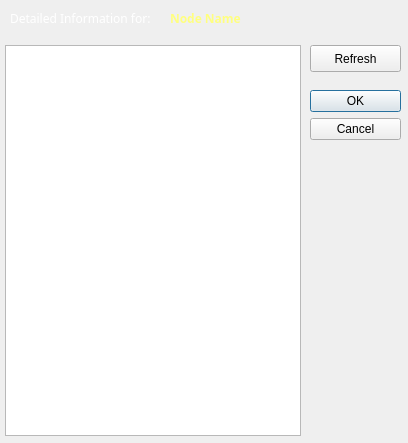
<?xml version="1.0" encoding="UTF-8"?>
<ui version="4.0">
 <class>MsgBox</class>
 <widget class="QDialog" name="MsgBox">
  <property name="geometry">
   <rect>
    <x>0</x>
    <y>0</y>
    <width>408</width>
    <height>443</height>
   </rect>
  </property>
  <property name="windowTitle">
   <string>Node Details</string>
  </property>
  <property name="styleSheet">
   <string notr="true">#bannerFrame {
border: 0px;
background: qlineargradient(x1: 0, y1: 0, x2: 0, y2: 1,
stop: 0 #a6a6a6, stop: 0.08 #7f7f7f,
stop: 0.39999 #717171, stop: 0.4 #626262,
stop: 0.9 #4c4c4c, stop: 1 #333333);
}

#btnSettings {
color: #333;
border: 0px solid #555;
border-radius: 5px;
padding: 0px;
}

#btnSettings:hover {
color: #444;
}

#btnSwitchChannel {
color: #333;
border: 1px solid #555;
border-radius: 5px;
padding: 0px;
background: qradialgradient(cx: 0.3, cy: -0.4,
fx: 0.3, fy: -0.4,
radius: 1.35, stop: 0 #fff, stop: 1 #888);
}
#topFrame QPushButton:hover {
background: qradialgradient(cx: 0.3, cy: -0.4, fx: 0.3, fy: -0.4, radius: 1.35, stop: 0 #fff, stop: 1 #ddd);
}
#topFrame QPushButton:pressed {
background-color: qlineargradient(x1: 0, y1: 0, x2: 0, y2: 1, stop: 0 #dadbde, stop: 1 #f6f7fa);
}

#sevFrame {
border: 0px solid #222;
background: ;
padding: 0px;
}

#mainFrame {
border: 0px;
background:
}

#mainFrame QPushButton {
color: #333;
border: 1px solid #555;
border-radius: 3px;
padding: 0px;
background: qradialgradient(cx: 0.3, cy: -0.4,
fx: 0.3, fy: -0.4,
radius: 1.35, stop: 0 #fff, stop: 1 #bbb);
min-width: 80px;
}

#mainFrame QPushButton:hover {
background: qradialgradient(cx: 0.3, cy: -0.4, fx: 0.3, fy: -0.4, radius: 1.35, stop: 0 #fff, stop: 1 #ddd);
}
#mainFrame QPushButton:pressed {
background-color: qlineargradient(x1: 0, y1: 0, x2: 0, y2: 1, stop: 0 #dadbde, stop: 1 #f6f7fa);
}

#mainFrame QListWidget {
border: 1px solid #aaa;
background-color: qlineargradient(spread:pad, x1:0.5, y1:0, x2:0.5, y2:0.07, stop:0 rgba(220, 220, 200, 255), stop:1 rgba(255, 255, 230, 255))
}

#mainFrame QTextEdit {
border: 1px solid #aaa;
background-color: #fff
}

#btnError {
color: rgb(255, 0, 0);
}
#btnWarning {
color: rgb(255, 170, 0);
}
#btnInfo {
color: rgb(0, 170, 0);
}
#btnDebug {
color: rgb(70, 70, 70);
}


/*
#sevFrame QPushButton {
color: #333;
border: 2px solid #555;
border-radius: 5px;
padding: 2px;
background: qradialgradient(cx: 0.3, cy: -0.4,
fx: 0.3, fy: -0.4,
radius: 1.35, stop: 0 #fff, stop: 1 #888);
min-width: 80px;
}
#sevFrame QPushButton:hover {
background: qradialgradient(cx: 0.3, cy: -0.4,
fx: 0.3, fy: -0.4,
radius: 1.35, stop: 0 #fff, stop: 1 #bbb);
}
#sevFrame QPushButton:pressed {
background: qradialgradient(cx: 0.4, cy: -0.1,
fx: 0.4, fy: -0.1,
radius: 1.35, stop: 0 #fff, stop: 1 #ddd);
}*/</string>
  </property>
  <widget class="QDialogButtonBox" name="buttonBox">
   <property name="geometry">
    <rect>
     <x>310</x>
     <y>90</y>
     <width>91</width>
     <height>91</height>
    </rect>
   </property>
   <property name="orientation">
    <enum>Qt::Vertical</enum>
   </property>
   <property name="standardButtons">
    <set>QDialogButtonBox::Cancel|QDialogButtonBox::Ok</set>
   </property>
  </widget>
  <widget class="QTextEdit" name="txtMessages">
   <property name="geometry">
    <rect>
     <x>5</x>
     <y>45</y>
     <width>296</width>
     <height>391</height>
    </rect>
   </property>
   <property name="sizePolicy">
    <sizepolicy hsizetype="Expanding" vsizetype="Expanding">
     <horstretch>0</horstretch>
     <verstretch>0</verstretch>
    </sizepolicy>
   </property>
  </widget>
  <widget class="QPushButton" name="btnRefresh">
   <property name="geometry">
    <rect>
     <x>310</x>
     <y>45</y>
     <width>91</width>
     <height>27</height>
    </rect>
   </property>
   <property name="text">
    <string>Refresh</string>
   </property>
  </widget>
  <widget class="QFrame" name="bannerFrame">
   <property name="geometry">
    <rect>
     <x>0</x>
     <y>0</y>
     <width>411</width>
     <height>36</height>
    </rect>
   </property>
   <property name="frameShape">
    <enum>QFrame::StyledPanel</enum>
   </property>
   <property name="frameShadow">
    <enum>QFrame::Raised</enum>
   </property>
   <widget class="QLabel" name="labelNodeName">
    <property name="geometry">
     <rect>
      <x>170</x>
      <y>10</y>
      <width>181</width>
      <height>16</height>
     </rect>
    </property>
    <property name="palette">
     <palette>
      <active>
       <colorrole role="WindowText">
        <brush brushstyle="SolidPattern">
         <color alpha="255">
          <red>255</red>
          <green>255</green>
          <blue>127</blue>
         </color>
        </brush>
       </colorrole>
      </active>
      <inactive>
       <colorrole role="WindowText">
        <brush brushstyle="SolidPattern">
         <color alpha="255">
          <red>255</red>
          <green>255</green>
          <blue>127</blue>
         </color>
        </brush>
       </colorrole>
      </inactive>
      <disabled>
       <colorrole role="WindowText">
        <brush brushstyle="SolidPattern">
         <color alpha="255">
          <red>118</red>
          <green>116</green>
          <blue>113</blue>
         </color>
        </brush>
       </colorrole>
      </disabled>
     </palette>
    </property>
    <property name="font">
     <font>
      <family>Sans Serif</family>
      <weight>75</weight>
      <bold>true</bold>
     </font>
    </property>
    <property name="text">
     <string>Node Name</string>
    </property>
    <property name="wordWrap">
     <bool>true</bool>
    </property>
   </widget>
   <widget class="QLabel" name="label_Partition_2">
    <property name="geometry">
     <rect>
      <x>10</x>
      <y>10</y>
      <width>161</width>
      <height>16</height>
     </rect>
    </property>
    <property name="palette">
     <palette>
      <active>
       <colorrole role="WindowText">
        <brush brushstyle="SolidPattern">
         <color alpha="255">
          <red>255</red>
          <green>255</green>
          <blue>255</blue>
         </color>
        </brush>
       </colorrole>
      </active>
      <inactive>
       <colorrole role="WindowText">
        <brush brushstyle="SolidPattern">
         <color alpha="255">
          <red>255</red>
          <green>255</green>
          <blue>255</blue>
         </color>
        </brush>
       </colorrole>
      </inactive>
      <disabled>
       <colorrole role="WindowText">
        <brush brushstyle="SolidPattern">
         <color alpha="255">
          <red>133</red>
          <green>131</green>
          <blue>127</blue>
         </color>
        </brush>
       </colorrole>
      </disabled>
     </palette>
    </property>
    <property name="font">
     <font>
      <family>Sans Serif</family>
      <pointsize>9</pointsize>
      <weight>50</weight>
      <bold>false</bold>
     </font>
    </property>
    <property name="text">
     <string>Detailed Information for:</string>
    </property>
   </widget>
  </widget>
 </widget>
 <resources/>
 <connections>
  <connection>
   <sender>buttonBox</sender>
   <signal>accepted()</signal>
   <receiver>MsgBox</receiver>
   <slot>accept()</slot>
   <hints>
    <hint type="sourcelabel">
     <x>248</x>
     <y>254</y>
    </hint>
    <hint type="destinationlabel">
     <x>157</x>
     <y>274</y>
    </hint>
   </hints>
  </connection>
  <connection>
   <sender>buttonBox</sender>
   <signal>rejected()</signal>
   <receiver>MsgBox</receiver>
   <slot>reject()</slot>
   <hints>
    <hint type="sourcelabel">
     <x>316</x>
     <y>260</y>
    </hint>
    <hint type="destinationlabel">
     <x>286</x>
     <y>274</y>
    </hint>
   </hints>
  </connection>
 </connections>
</ui>
